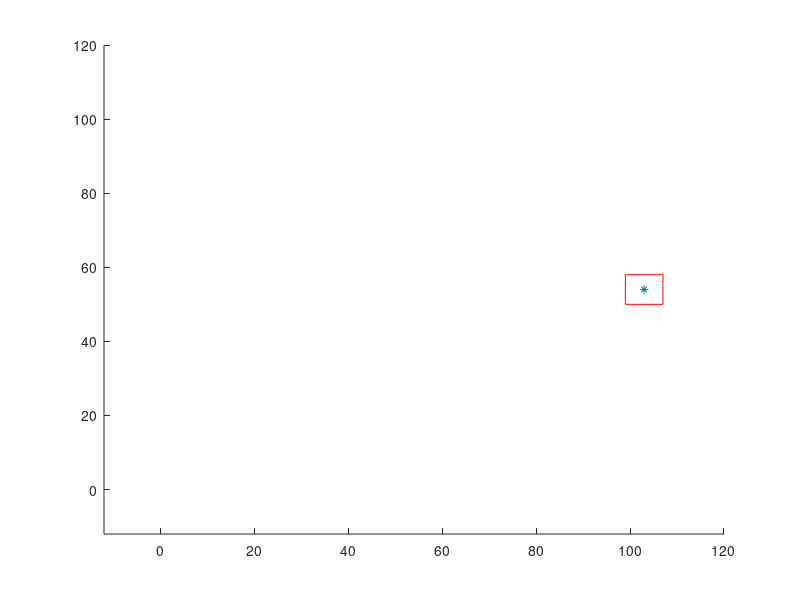

Source code (MATLAB):
function  moving_square()
%warmup example: point moving along diagonal line

x_step = 0.1; %increment of x-coordinate in one step
y_step = 0.05; %increment of y-coordinate in one step
n = 1000; %number of steps

cs_start = [3;4];  %coordinates of the center of the square (arbitrarily chosen value)
side_len = 8; %side length of the squaere (arbitrarily chosen value)

%determine the coordinates of the four vertices s1, s2, s3, s4 of the
%square 
s1_start = cs_start + [side_len/2; side_len/2];
s2_start = cs_start + [-side_len/2; side_len/2];
s3_start = cs_start + [-side_len/2; -side_len/2];
s4_start = cs_start + [side_len/2; -side_len/2]; 

%initialization (from now an, use homogeneous coordinates)
cs = [cs_start; 1]; 
s1 = [s1_start; 1];
s2 = [s2_start; 1]; 
s3 = [s3_start; 1];
s4 = [s4_start; 1];

trans_matrix = [1 0 0.1; 0 1 0.05; 0 0 1];
for i = 1:n
   
    cs = trans_matrix * cs;
    s1 = trans_matrix * s1;
    s2 = trans_matrix * s2
    s3 = trans_matrix * s3;
    s4 = trans_matrix * s4;    
    
    %update cs and s1, s2, s3, s4    
    clf; %delete previous plot
    hold on; %retain all upcoming plots in this iteration of the loop    
    plot(cs(1), cs(2), '*');
    plot([s1(1) s2(1) s3(1) s4(1) s1(1)], [s1(2) s2(2) s3(2) s4(2) s1(2)], 'r');
    axis([-12, 120, -12, 120]); %keep axis limits (to avoid disturbing visual effects) 
    pause(0.0005); %pauses for 0.0005 sec    
end

